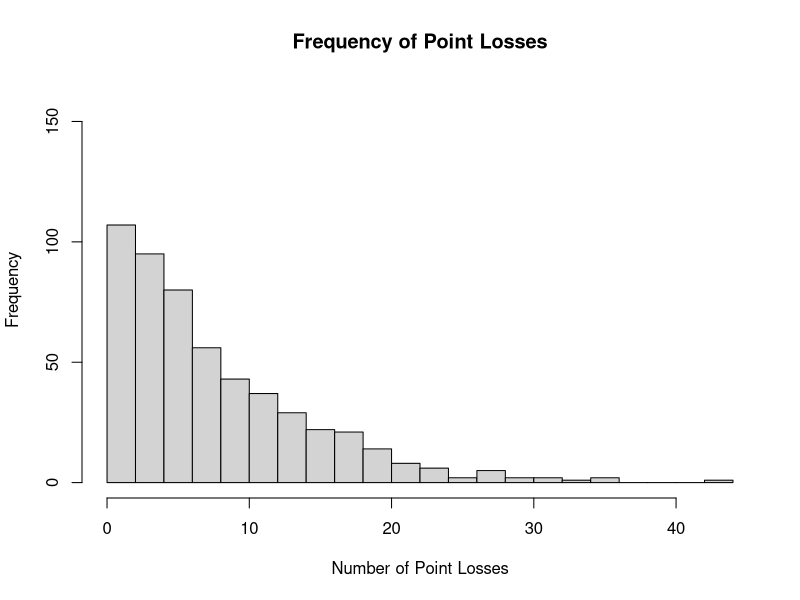
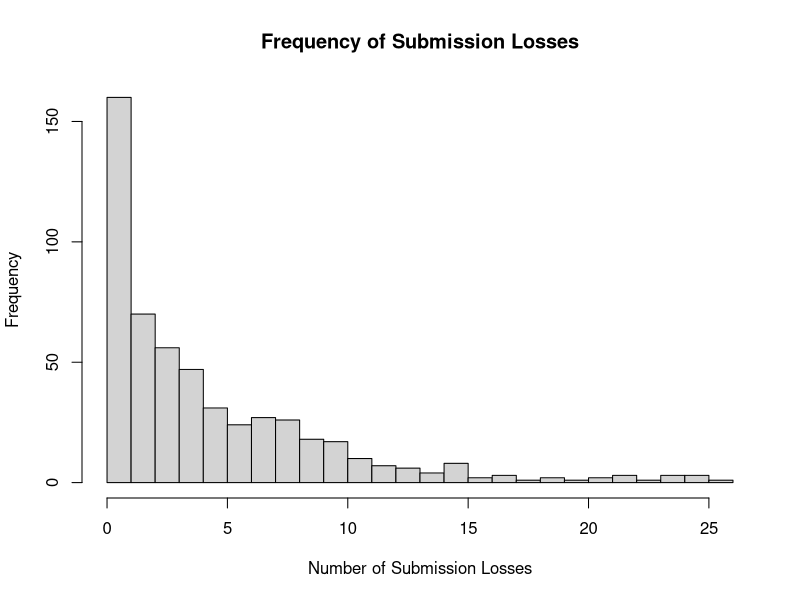
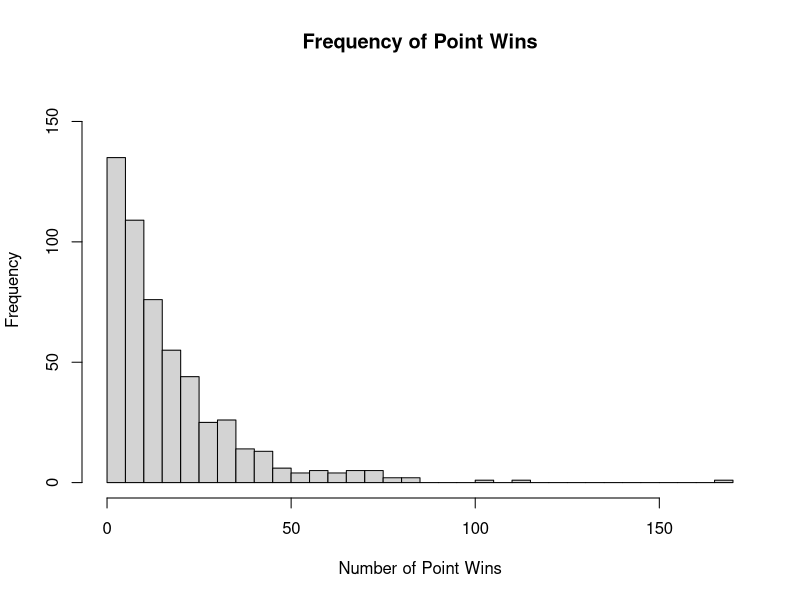
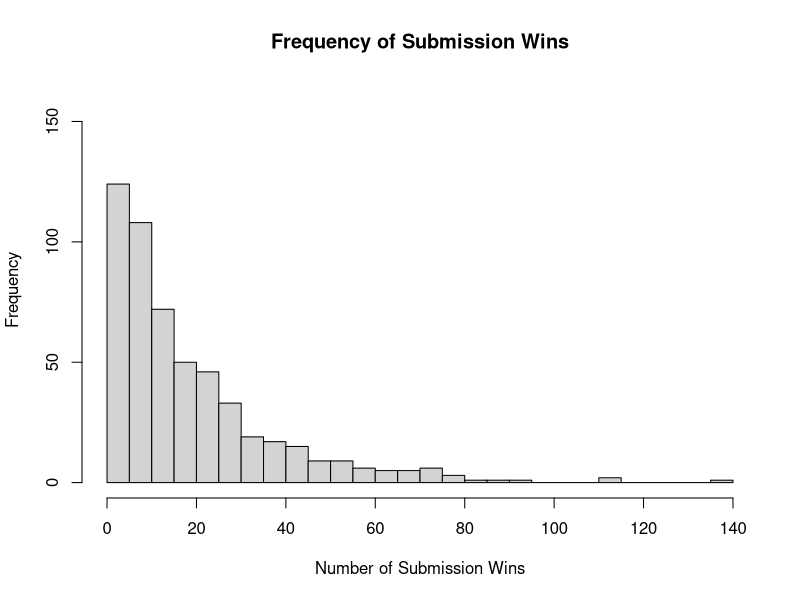
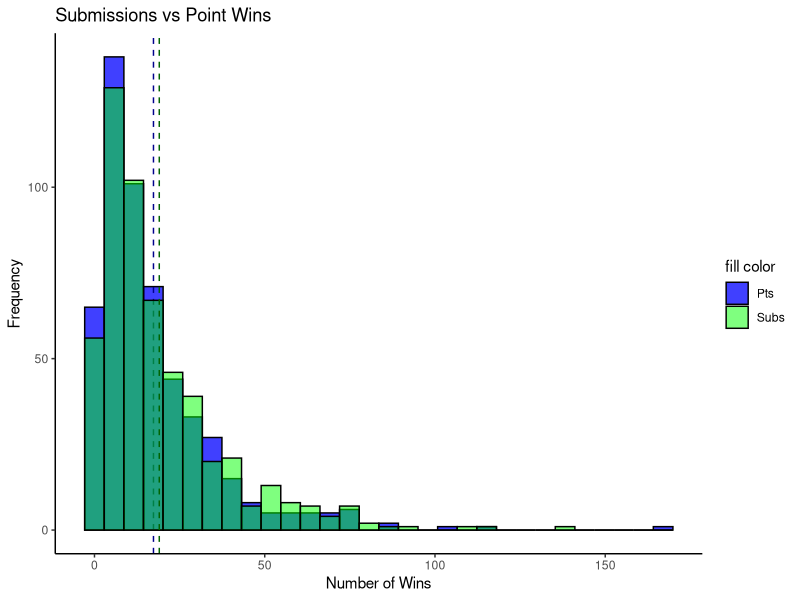
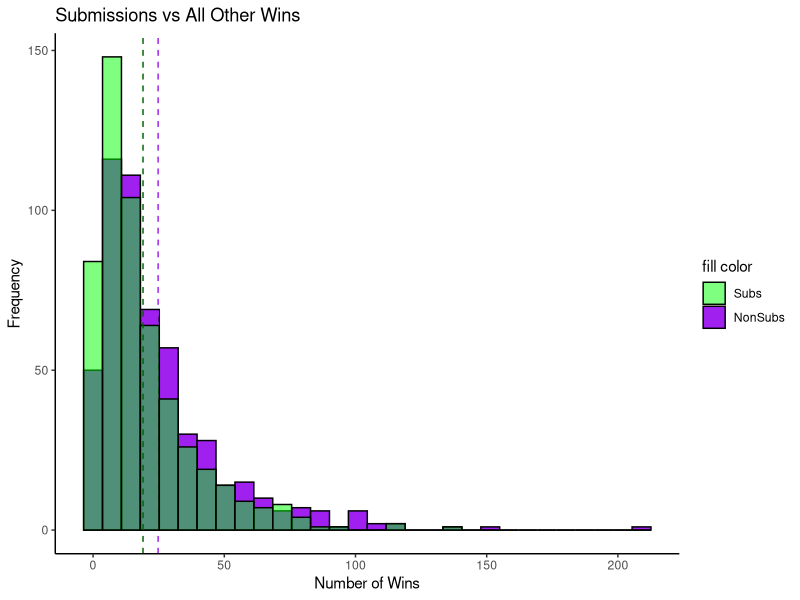
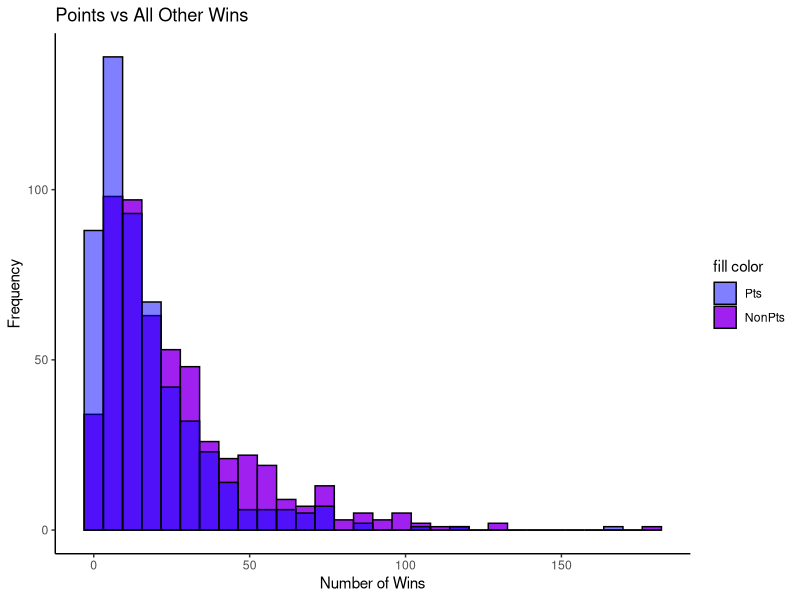
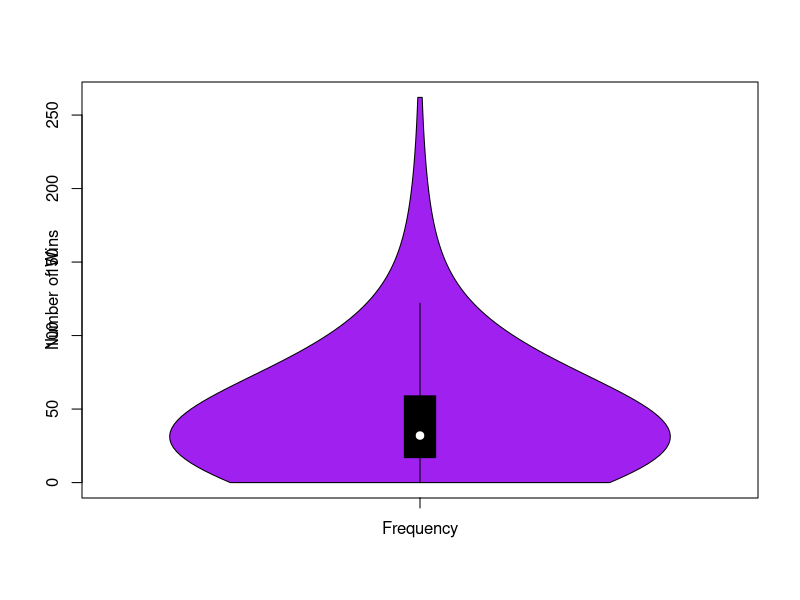

Recreate these plots in R, in order.
## ---- chunk 1
knitr::opts_chunk$set(echo = TRUE)
## ---- chunk 2
# load libraries
library(tidyverse)
library(ggplot2)
library(vioplot)
## ---- chunk 3
goData <- read.csv("./workingFiles/winTypes.csv")
## ---- chunk 4
goData$wins <- gsub("[A-Z]", "", goData$wins)
goData$losses <- gsub("[A-Z]", "", goData$losses)
nonNumer <- names(goData)[2:length(goData)]
goData[nonNumer] <- lapply(goData[nonNumer], as.numeric)
# add total number of matches 
goData <- goData %>%
  mutate(total = losses + wins)
# convert to R df 
winLoss_df <- as.data.frame(goData)

# add number of matches won not by submission 
winLoss_df <- winLoss_df %>%
  mutate(nonSubWins = wins - Win.Submissions)

# separate  wins 
wins_df <- winLoss_df %>% select(-c(colnames(winLoss_df[11:17]),"nonSubWins"))
# calculate submission percentage for wins 
wins_df <- wins_df %>%
  mutate(subRate = Win.Submissions / wins) %>% # change between total and wins
  mutate(winRate = wins / total) %>% 
  mutate(pWinRate = Win.Points / wins)
wins_df[is.na(wins_df)] <- 0
## ---- chunk 5
# Basic Histograms 
hist(winLoss_df$Losses.Points,
     ylim = range(0,160),
     xlab = "Number of Point Losses",
     main = "Frequency of Point Losses",
     breaks = 25)
hist(winLoss_df$Losses.Submissions, 
     ylim = range(0,160),
     xlab = "Number of Submission Losses", 
     main = "Frequency of Submission Losses",
     breaks = 25)
hist(winLoss_df$Win.Points,
     ylim = range(0,160),
     xlab = "Number of Point Wins",
     main = "Frequency of Point Wins",
     breaks = 25)
hist(winLoss_df$Win.Submissions, 
     ylim = range(0,160),
     xlab = "Number of Submission Wins", 
     main = "Frequency of Submission Wins",
     breaks = 25)
# number of losses for Subs and Points 
sum(winLoss_df$Losses.Submissions)
sum(winLoss_df$Losses.Points)
## ---- chunk 6
# sub wins vs points wins 
winBar <- winLoss_df %>%
  ggplot() + 
    geom_histogram(aes(x = Win.Points,fill= "blue"),
                   color = "black", alpha = 0.75) +
    geom_vline(aes(xintercept = mean(Win.Points)),
               color = "dark blue", linetype = "dashed") + 
    geom_histogram(aes(x = Win.Submissions, fill= "green"),
                   color = "black", alpha = 0.5) + 
    geom_vline(aes(xintercept = mean(Win.Submissions)),
               color = "dark green", linetype = "dashed") +
    labs(x = ("Number of Wins"),
         y = ("Frequency"),
         title = "Submissions vs Point Wins") +
    scale_fill_identity(name = "fill color",
                        guide = "legend",
                        labels = c("Pts", "Subs")) +
    theme_classic()
# plot 
winBar

# sub wins vs all other types of wins 
subVsNon <- winLoss_df %>%
  ggplot() + 
    geom_histogram(aes(x = nonSubWins, fill= "purple"),
                   color = "black", alpha = 1) +
    geom_vline(aes(xintercept = mean(nonSubWins)),
               color = "purple", linetype = "dashed") + 
    geom_histogram(aes(x = Win.Submissions, fill= "green"),
                   color = "black", alpha = 0.5) + 
    geom_vline(aes(xintercept = mean(Win.Submissions)),
               color = "dark green", linetype = "dashed") +
    labs(x = ("Number of Wins"),
         y = ("Frequency"),
         title = "Submissions vs All Other Wins") +
    scale_fill_identity(name = "fill color",
                        guide = "legend",
                        labels = c("Subs", "NonSubs")) +
    theme_classic()

# plot
subVsNon

# wins by points vs all other types of wins 
PtsVsNon <- winLoss_df %>%
  ggplot() + 
    geom_histogram(aes(x = wins - Win.Points, fill= "purple"),
                   color = "black", alpha = 1) +
    geom_histogram(aes(x = Win.Points, fill= "blue"),
                   color = "black", alpha = 0.5) + 
    labs(x = ("Number of Wins"), y = ("Frequency"),
         title = "Points vs All Other Wins") +
    scale_fill_identity(name = "fill color",
                        guide = "legend",
                        labels = c("Pts", "NonPts")) +
    theme_classic()

# plot
PtsVsNon
## ---- chunk 7
winViolin <- vioplot(winLoss_df$wins,
                         col = "purple",
                         names = "Frequency",
                         ylab = "Number of Wins")

winViolin

subViolin <- vioplot(winLoss_df$Win.Submissions,
                         col = "green",
                         names = "Frequency",
                         ylab = "Number of Subs")

subViolin

allTogether <- vioplot(
  winLoss_df$wins,
  winLoss_df$Win.Points,
  winLoss_df$Win.Submissions,
  col = c("purple", "blue", "green"),
  names = c("Total Wins", "Points", "Subs"),
  ylab = "Number of Wins",
  xlab = "Frequency"
)
## ---- chunk 8
# keep in mind this is submissions / total wins  
hist(wins_df$subRate * 100, 
     xlab = "Finishing % (per match)",
     main = "Frequency of Submission Rate",
     breaks = 25)
# violin plot of subrate 
subRateViolin <- vioplot(wins_df$subRate * 100,
                         col = "green",
                         names = "Frequency",
                         ylab = "SubMission Rate")

# plot the density of the submission rate 
plot(density(wins_df$subRate * 100), main = "Density of Submission Rate")

# Win Rate 
hist(wins_df$winRate * 100, 
     xlab = "Win % (per match)",
     main = "Frequency of Win Rate",
     breaks = 25)
# violin plot of winRate 
subRateViolin <- vioplot(wins_df$winRate * 100,
                         col = "purple",
                         names = "Frequency",
                         ylab = "Win Rate")

# plot the density of the Win rate 
plot(density(wins_df$winRate * 100), main = "Density of Win Rate")

# quick look at point win rate 

plot(density(wins_df$pWinRate * 100), main = "Density of Point Win Rate")

# comparing win rate and submission rate on a graph with a quick graph 
plot(wins_df$winRate * 100, wins_df$subRate * 100,
     xlab = "Win Rate",
     ylab = "Sub Rate",
     main = "Win Rate vs Sub Rate",
     col = "green",
     pch = 16,
     cex = 0.75)
## ---- chunk 9
winVsSub <- wins_df %>%
  ggplot(aes(y= subRate, x = winRate)) +
  geom_point(color = "green") +
  labs(title = "Win Rate vs Sub Rate", y = "Sub Rate", x = "Win Rate") +
  geom_point() +
  stat_smooth(method = "lm", se = FALSE , color = "black") +
  theme(legend.position="none") +
  theme_classic()

winVsSub

# turn the line from the above graph into a model
simpleModel <- lm(wins_df$subRate ~ wins_df$winRate, wins_df)
# show the summary stats of the model
summary(simpleModel)

# plot the residuals of the model (want to see symmetry)
residualsPlot <- simpleModel %>%
  ggplot(aes(x = .fitted, y = .resid)) +
  geom_point(color = "green") +
  geom_hline(yintercept = 0, linetype = "dashed", color = "black") +
  xlab("Fitted values") +
  ylab("Residuals") +
  theme_classic()
# show the plot
residualsPlot

# graphing the residuals
qqnorm(simpleModel$residuals,
  ylab="Standardized Residuals",
  xlab="Normal Scores")
qqline(simpleModel$residuals)

# check the distribution of the residuals (want normality)
hist(simpleModel$residuals, main = "Histogram of Model Residuals (S win)", xlab = "Residuals")
## ---- chunk 10
winVsSub <- wins_df %>%
  ggplot(aes(y= pWinRate, x = winRate)) +
  geom_point(color = "blue") +
  labs(title = "Win Rate vs Point Win Rate", y = "P Win Rate", x = "Win Rate") +
  geom_point() +
  stat_smooth(method = "lm", se = FALSE , color = "black") +
  theme(legend.position="none") +
  theme_classic()

winVsSub

# turn the line from the above graph into a model
simpleModel2 <- lm(wins_df$pWinRate ~ wins_df$winRate, wins_df)
# show the summary stats of the model
summary(simpleModel2)

# plot the residuals of the model (want to see symmetry)
residualsPlot2 <- simpleModel2 %>%
  ggplot(aes(x = .fitted, y = .resid)) +
  geom_point(color = "blue") +
  geom_hline(yintercept = 0, linetype = "dashed", color = "black") +
  xlab("Fitted values") +
  ylab("Residuals") +
  theme_classic()
# show the plot
residualsPlot2

# graphing the residuals
qqnorm(simpleModel2$residuals,
  ylab="Standardized Residuals",
  xlab="Normal Scores")
qqline(simpleModel2$residuals)

# check the distribution of the residuals (want normality)
hist(simpleModel2$residuals, main = "Histogram of Model Residuals (P win)", xlab = "Residuals")
